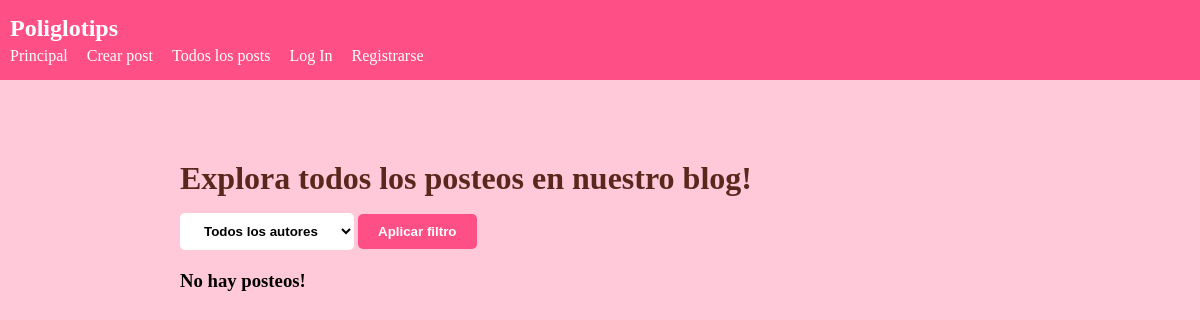
The page /verposteos/1 on the database as committed earlier.
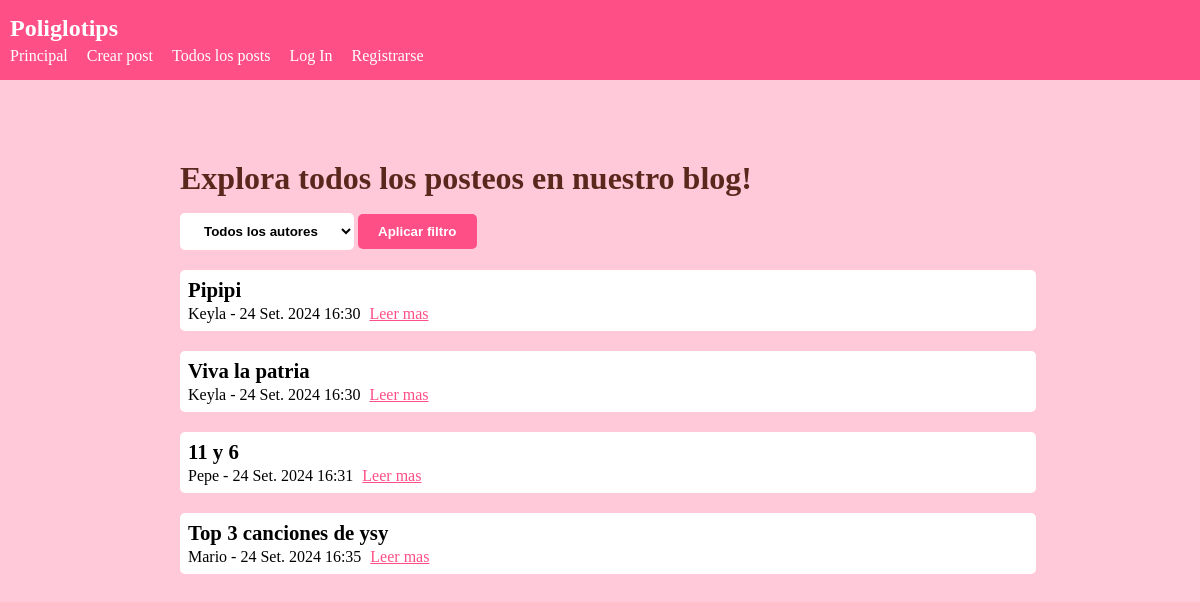
The same page on the database as committed later.
### post/models.py (models this page shows, shortened)
class Post (models.Model):
    titulo = models.TextField(max_length=75)
    contenido = models.TextField()
    autor = models.ForeignKey(User, on_delete=models.CASCADE, related_name='post_publicados')
    fecha_publicacion = models.DateTimeField(auto_now_add=True)

### post/views.py (the view)
# urls.py: path('verposteos/<str:autor>', VerPosteos.as_view(), name='ver_posteos'),
class VerPosteos(ListView):
    model = Post
    template_name = 'listar_todos.html'
    context_object_name = 'posteos'
    def get_queryset(self):
        autor = self.request.GET.get('autor')
        if autor:
            return Post.objects.filter(autor__id=autor)
        else:
            return Post.objects.all()
    def get_context_data(self, **kwargs):
        context = super().get_context_data(**kwargs)
        context['form'] = SeleccionarAutor(self.request.GET or None)
        return context

### post/forms.py
class SeleccionarAutor(forms.Form):
    autor = forms.ModelChoiceField(
        queryset=User.objects.all(),
        label="Seleccionar Autor",
        empty_label="Todos los autores",
        required=False
    )

### post/templates/listar_todos.html (shortened to what this page needs)
{%extends "base.html"%}
{%block content%}
    <h1>Explora todos los posteos en nuestro blog!</h1>
    <form id="filtrar-autores" method="GET" action="{% url 'ver_posteos' 'todos' %}">
        {{ form.as_ul }}
        <button type="submit">Aplicar filtro</button>
    </form>
    {%include "listar_posteos.html"%}
{%endblock%}

### post/templates/listar_posteos.html
{%if posteos%}
    {%for post in posteos%}
        <div class="posteo-item-lista">
            <h2>{{post.titulo|capfirst}}</h2>
            <span>{{post.autor.username|capfirst}} - {{post.fecha_publicacion}}</span>
            <a href="{%url 'ver_post' id=post.id%}">Leer mas</a>
        </div>
    {%endfor%}
{%else%}
    <h3>No hay posteos!</h3>
{%endif%}

Rows that differ between the two databases and show on the page:
added Post: titulo "Pipipi", autor.username "Keyla", fecha_publicacion "24 Set. 2024 16:30"
added Post: titulo "Viva la patria", autor.username "Keyla", fecha_publicacion "24 Set. 2024 16:30"
added Post: titulo "11 y 6", autor.username "Pepe", fecha_publicacion "24 Set. 2024 16:31"
added Post: titulo "Top 3 canciones de ysy", autor.username "Mario", fecha_publicacion "24 Set. 2024 16:35"
Other text that changed with them:
text no longer shown: "No hay posteos!"
